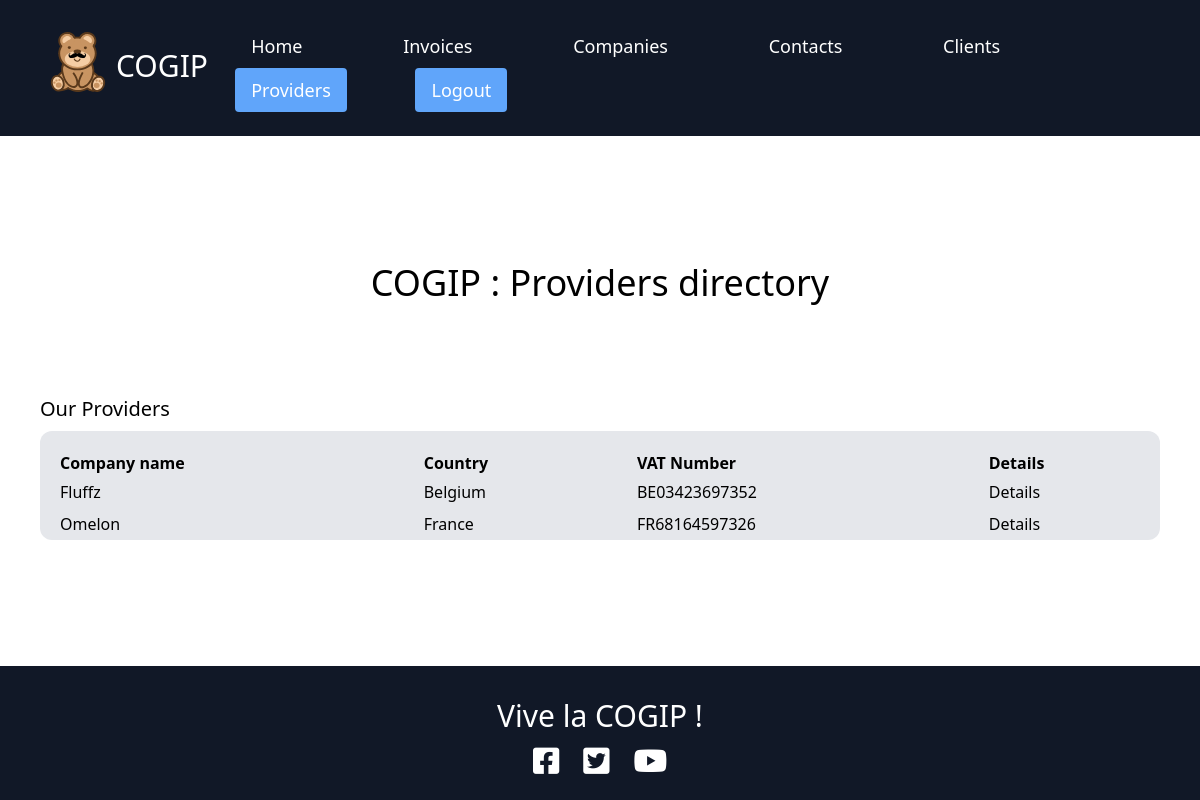
Page /?action=providers (signed in) on the committed database.
### tables this page shows
CREATE TABLE `companies` (
  `companies_id` int(11) NOT NULL,
  `companies_name` varchar(255) NOT NULL,
  `companies_country` varchar(255) NOT NULL,
  `companies_vat_number` varchar(255) NOT NULL,
  `companies_type_id` int(11) DEFAULT NULL
);

### controller/control.php (called while the page is built, shortened)
<?php
require ('model/model.php');
function providers()
{
    $providers_data = new Providers;
    $providers = $providers_data->getProviders();
    require ('views/providers.php');
}

### model/model.php (called while the page is built, shortened)
<?php
class Providers{
    public function getProviders()
    {
        $db = $this->dbConnect();
        $providers_data = $db->query('SELECT * FROM `companies` WHERE companies_type_id = 1');
        $providers = $providers_data->fetchAll();
        return $providers;
    }
    private function dbConnect(){
        $host = 'localhost';
        $db = 'cogip';
        $user = 'root';
        $password = '';
        try
        {
            $db = new PDO('mysql:host='.$host.';
            dbname='.$db.';
            charset=utf8',
            ''.$user.'',
            ''.$password.'',
            array(
            PDO::ATTR_ERRMODE => PDO::ERRMODE_EXCEPTION,
            PDO::ATTR_DEFAULT_FETCH_MODE => PDO::FETCH_OBJ));
            return $db;
        }
        catch(Exception $e)
        {
            die('Erreur : '.$e->getMessage());
        }
    }
}

### views/providers.php (the view, shortened to what this page needs)
<div class="flex flex-column justify-center">
    <h1 class="m-10 text-4xl">
        COGIP : Providers directory
    </h1>
</div>
<div class="flex flex-col p-10 justify-center">
    <p class="text-xl mt-3 mb-2">Our Providers</p>
    <table class="bg-gray-200 rounded-xl">
        <thead>
            <tr class="text-left">
                <th class="pl-5 pt-5">Company name</th>
                <th class="pl-5 pt-5">Country</th>
                <th class="pl-5 pt-5">VAT Number</th>
                <th class="pl-5 pt-5">Details</th>
            </tr>
        </thead>
        <tbody>
            <?php foreach ($providers as $provider) : ?>
                <tr>
                    <td class=" py-1 pl-5"><?= $provider->companies_name ?></td>
                    <td class="py-1 pl-5"><?= $provider->companies_country ?></td>
                    <td class="py-1 pl-5"><?= $provider->companies_vat_number ?></td>
                    <td class="py-1 pl-5"> <a href='?action=détailsProviders&id=<?= $provider->companies_id ?>'>Details</a>
                    </td>
                </tr>
            <?php endforeach ?>
        </tbody>
    </table>
</div>
<?php
require("template.php");

### rows in the picture
companies: companies_name "Fluffz", companies_country "Belgium", companies_vat_number "BE03423697352"
companies: companies_name "Omelon", companies_country "France", companies_vat_number "FR68164597326"
